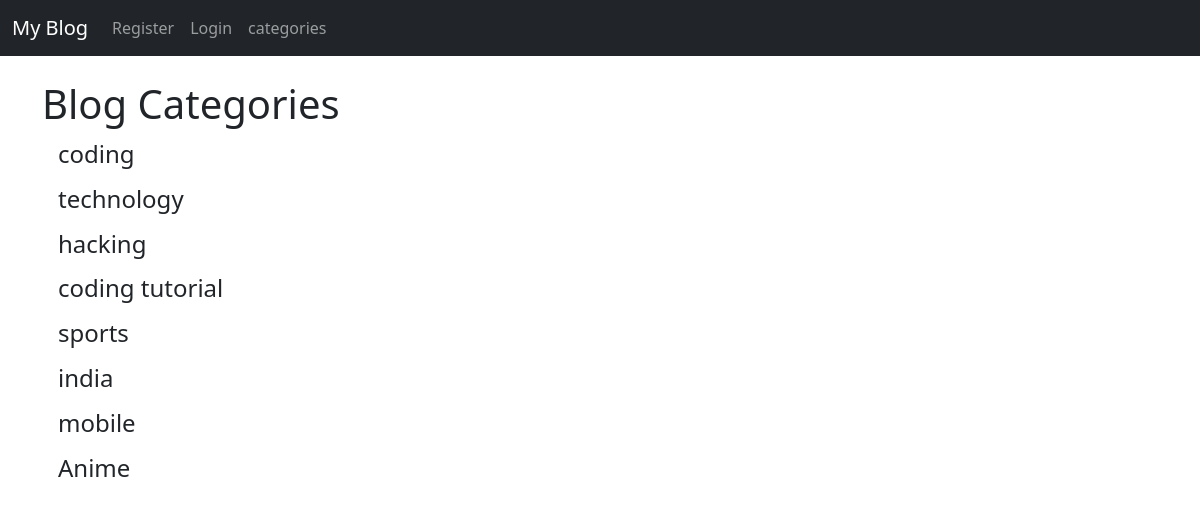
The page /category-list/ on the database its author committed.
### BLOG/models.py (models this page shows, shortened)
class Category(models.Model):
    name = models.CharField(max_length=255)
    def __str__(self):
        return self.name

### BLOG/views.py (the view)
# urls.py: path('category-list/', CategoryListView, name='category-list'),
def CategoryListView(request):
    cat_menu_list = Category.objects.all()
    return render(request, 'category_list.html', {'cat_menu_list': cat_menu_list})

### BLOG/Templates/category_list.html (shortened to what this page needs)
{% extends 'base.html' %}
{% block content %}
<h1>Blog Categories</h1>
            {% for item in cat_menu_list %}
              <h4><a class="dropdown-item" href="{% url 'category' item|slugify %}"> {{ item }}</a></h4>
            {% endfor %}
{% endblock %}

### BLOG/Templates/base.html (style rules this page uses)
body { background-color:white; }

### rows shown on the page
Category: name "coding"
Category: name "technology"
Category: name "hacking"
Category: name "coding tutorial"
Category: name "sports"
Category: name "india"
Category: name "mobile"
Category: name "Anime"
